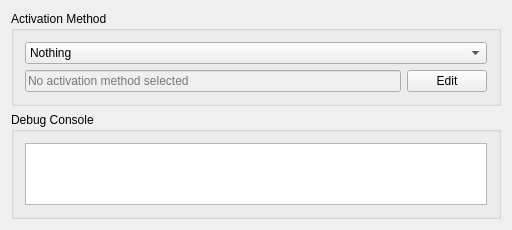
<?xml version="1.0" encoding="UTF-8"?>
<ui version="4.0">
 <class>MainWindow</class>
 <widget class="QMainWindow" name="MainWindow">
  <property name="geometry">
   <rect>
    <x>0</x>
    <y>0</y>
    <width>512</width>
    <height>230</height>
   </rect>
  </property>
  <property name="minimumSize">
   <size>
    <width>512</width>
    <height>230</height>
   </size>
  </property>
  <property name="windowTitle">
   <string>CursorLocker Redux</string>
  </property>
  <property name="iconSize">
   <size>
    <width>0</width>
    <height>0</height>
   </size>
  </property>
  <widget class="QWidget" name="centralWidget">
   <layout class="QGridLayout" name="gridLayout_2">
    <item row="0" column="0">
     <layout class="QVBoxLayout" name="grp_main_layout">
      <item>
       <widget class="QGroupBox" name="grp_activation">
        <property name="title">
         <string>Activation Method</string>
        </property>
        <layout class="QVBoxLayout" name="verticalLayout">
         <item>
          <layout class="QHBoxLayout" name="horizontalLayout_2">
           <item>
            <widget class="QComboBox" name="cbx_activation_method">
             <item>
              <property name="text">
               <string>Nothing</string>
              </property>
             </item>
             <item>
              <property name="text">
               <string>Keybinding</string>
              </property>
             </item>
             <item>
              <property name="text">
               <string>Process Image</string>
              </property>
             </item>
             <item>
              <property name="text">
               <string>Window Title</string>
              </property>
             </item>
            </widget>
           </item>
          </layout>
         </item>
         <item>
          <layout class="QHBoxLayout" name="grp_activation_parameters">
           <item>
            <widget class="QLineEdit" name="lin_activation_parameter">
             <property name="enabled">
              <bool>false</bool>
             </property>
             <property name="placeholderText">
              <string>No activation method selected</string>
             </property>
            </widget>
           </item>
           <item>
            <widget class="QPushButton" name="btn_edit_activation_parameter">
             <property name="text">
              <string>Edit</string>
             </property>
            </widget>
           </item>
          </layout>
         </item>
        </layout>
       </widget>
      </item>
      <item>
       <widget class="QGroupBox" name="grp_console">
        <property name="title">
         <string>Debug Console</string>
        </property>
        <layout class="QVBoxLayout" name="verticalLayout_2">
         <item>
          <widget class="QPlainTextEdit" name="txt_console">
           <property name="readOnly">
            <bool>true</bool>
           </property>
          </widget>
         </item>
        </layout>
       </widget>
      </item>
     </layout>
    </item>
   </layout>
  </widget>
 </widget>
 <layoutdefault spacing="6" margin="11"/>
 <resources/>
 <connections/>
</ui>
